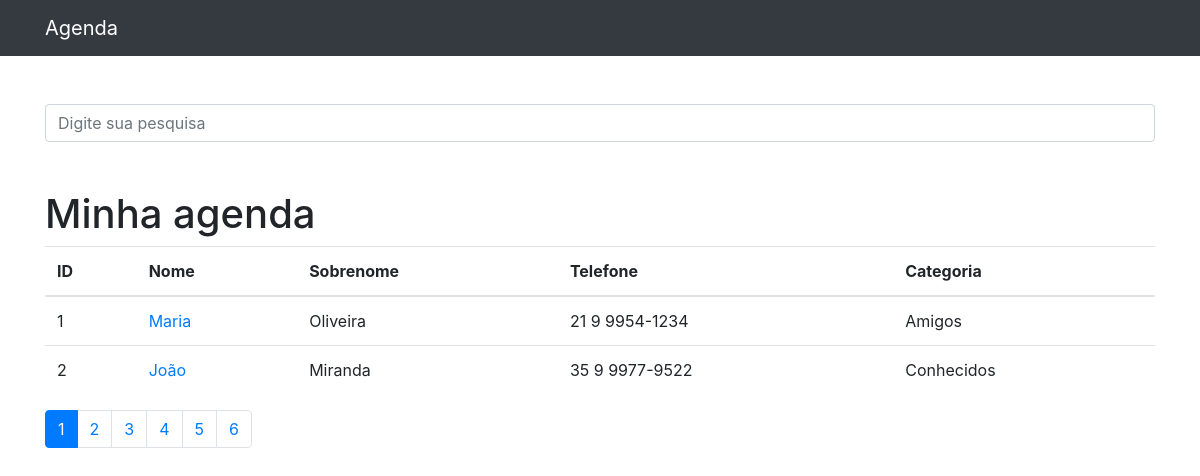
The page / on the database its author committed.
### contatos/models.py (models this page shows, shortened)
class Contato(models.Model):
    nome = models.CharField(max_length=225)
    sobrenome = models.CharField(max_length=225, blank=True)
    telefone = models.CharField(max_length=225)
    email = models.CharField(max_length=225, blank=True)
    data_criacao = models.DateTimeField(default=timezone.now)
    descricao = models.TextField(blank=True)
    categoria = models.ForeignKey(Categoria, on_delete=models.DO_NOTHING)
    mostrar = models.BooleanField(default=True)
    foto = models.ImageField(blank=True, upload_to='fotos/%Y/%m/')

class Categoria(models.Model):
    nome = models.CharField(max_length=225)
    def __str__(self):
        return self.nome

### contatos/views.py (the view)
# urls.py: path('', views.index, name='index'),
def index(request):
    contatos = Contato.objects.order_by('id').filter(
        mostrar=True
    )
    paginator = Paginator(contatos, 2)
    page = request.GET.get('p')
    contatos = paginator.get_page(page)
    return render(request, 'contatos/index.html', {
        'contatos': contatos
    })

### contatos/templates/contatos/index.html
{% extends 'base.html' %}
{%block conteudo%}
    <h1 class="mt-5">Minha agenda</h1>
        <table class="table">
          <thead>
            <tr>
              <th>ID</th>
              <th>Nome</th>
              <th>Sobrenome</th>
              <th>Telefone</th>
              <th>Categoria</th>
            </tr>
          </thead>
          <tbody>
          {% for contato in contatos %}
            {% if contato.mostrar %}
              <tr>
                <td>{{ contato.id }}</td>
                <td>
                  <a href="{% url 'ver_contato' contato.id %}">{{ contato.nome }}</a>
                </td>
                <td>{{ contato.sobrenome }}</td>
                <td>{{ contato.telefone }}</td>
                <td>{{ contato.categoria }}</td>
              </tr>
            {% endif %}
          {% endfor %}
          </tbody>
        </table>
<nav aria-label="Page navigation example">
  <ul class="pagination">
    {% for pagina in contatos.paginator.page_range %}
      {% if contatos.number == pagina %}
        <li class="page-item active">
          <a class="page-link" href="?p={{ pagina }}&termo={{ request.GET.termo }}">{{pagina}}</a>
        </li>
      {% else %}
        <li class="page-item">
          <a class="page-link" href="?p={{ pagina }}">{{pagina}}</a>
        </li>
      {% endif %}
    {% endfor %}
  </ul>
</nav>
{%endblock%}

### templates/base.html (shortened to what this page needs)
{% load static %}
<!DOCTYPE html>
<html lang="pt">
<head>
  {% include 'parciais/_head.html' %}
</head>
<body>
{% include 'parciais/_nav.html' %}
  <div class="container">
    <div class="row">
      <div class="col-lg-12">
        <br><br>
        <form method="get" action="{% url 'busca' %}">
          <div class="form-group row">
            <div class="col-12">
                 <input class="form-control"
                        type="search" value="{{ request.GET.termo }}"
                        id="search-input"
                        placeholder="Digite sua pesquisa"
                        name="termo">
            </div>
          </div>
        </form>
        {%block conteudo%} {%endblock%}
      </div>
    </div>
  </div>
</body>
</html>

### templates/parciais/_head.html (shortened to what this page needs)
{% load static %}
  <link href="{% static 'vendor/bootstrap/css/bootstrap.min.css' %}" rel="stylesheet">

### templates/parciais/_nav.html (shortened to what this page needs)
  <nav class="navbar navbar-expand-lg navbar-dark bg-dark static-top">
    <div class="container">
      <a class="navbar-brand" href="{% url 'index'%}">Agenda</a>
    </div>
  </nav>

### rows shown on the page
Contato: id "1", nome "Maria", sobrenome "Oliveira", telefone "21 9 9954-1234", categoria "Amigos"
Contato: id "2", nome "João", sobrenome "Miranda", telefone "35 9 9977-9522", categoria "Conhecidos"

### other values the page prints
{{ pagina }} "1"
{{ pagina }} "2" "3" "4" "5" "6"
